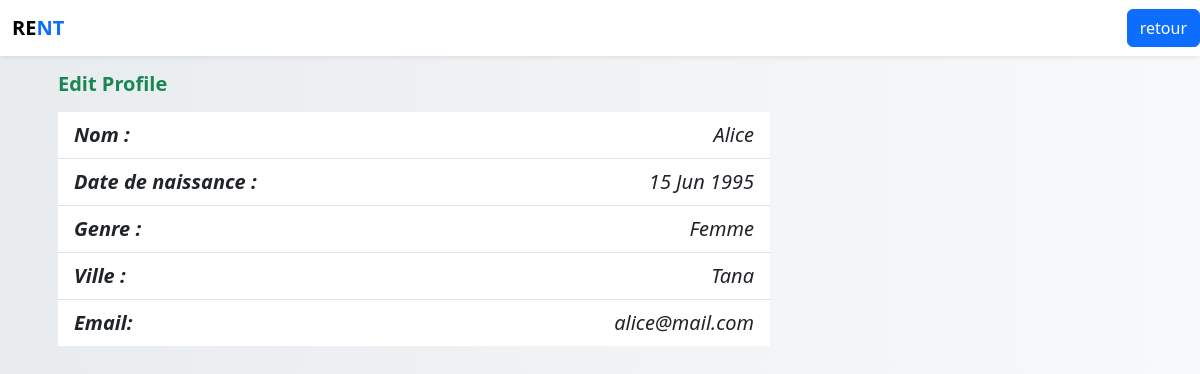
/pages/profil.php?num=1, run on the app's committed database.
### tables this page shows
CREATE TABLE s2_membre
(
    id_membre int primary key AUTO_INCREMENT,
    nom char(25),
    date_de_naissance date,
    genre char(10),
    Email varchar(70),
    ville char(25),
    MotDepasse varchar(20),
    image_profil varchar(200)    
);

### includer/connection.php (called while the page is built, shortened)
<?php
function dbconnect()
{
    static $connect = null;
    if ($connect === null) {
        $connect = mysqli_connect('localhost', 'root', '', 'db_s2_ETU003993');
        mysqli_set_charset($connect, 'utf8mb4');
    }
    return $connect;
}
?>

### includer/fonction.php (called while the page is built, shortened)
<?php
require("connection.php");
function profil($num){
    $requette = "SELECT * FROM s2_membre
    WHERE id_membre = '$num'";
    $resultat = mysqli_query(dbconnect(), $requette);
    $val = mysqli_fetch_assoc($resultat);
    return $val;
}
?>

### pages/profil.php (the view, shortened to what this page needs)
<?php
require("../includer/fonction.php");
$num=$_GET["num"];
$donne=profil($num);
?>
<!DOCTYPE html>
<html lang="en">
<head>
    <link href="../assets/css/bootstrap.min.css" rel="stylesheet">
    <link rel="stylesheet" href="../assets/css/styles.css">
</head>
<body class="bg-light">
<nav class="navbar navbar-expand-lg navbar-light bg-white shadow-sm">
  <div class="container">
    <a class="navbar-brand fw-bold" href="#">RE<span class="text-primary">NT</span>
    </a>
  </div>
  <a href="accueil.php" class="btn btn-primary ms-2">retour</a>
</nav>
    <div class="container">
    <div class="col-md-8 p-3">
    <h5 class="mb-3 fw-bold text-success">Edit Profile</h5>
    <ul class="list-group list-group-flush">
        <li class="list-group-item d-flex justify-content-between align-items-center fs-5 fst-italic">
            <strong>Nom :</strong><?= $donne['nom'] ?>
        </li>
        <li class="list-group-item d-flex justify-content-between align-items-center fs-5 fst-italic">
            <strong>Date de naissance :</strong><?= date('d M Y', strtotime($donne['date_de_naissance'])); ?>
        </li>
        <li class="list-group-item d-flex justify-content-between align-items-center fs-5 fst-italic">
            <strong>Genre :</strong><?= $donne['genre'] ?>
        </li>
        <li class="list-group-item d-flex justify-content-between align-items-center fs-5 fst-italic">
            <strong>Ville :</strong><?= $donne['ville'] ?>
        </li>
        <li class="list-group-item d-flex justify-content-between align-items-center fs-5 fst-italic">
            <strong>Email:</strong><?= $donne['Email'] ?>
        </li>
    </ul>
</div>
    </div>
</body>
</html>

### assets/css/styles.css (style rules this page uses)
:root { --primary: #0d6efd; --secondary: #6c757d; --light: #f8f9fa; --dark: #212529; --accent: #6610f2; --danger: #dc3545; }
body { font-family: 'Segoe UI', Tahoma, Geneva, Verdana, sans-serif; background: linear-gradient(to right, #e9ecef, #f8f9fa); margin: 0; padding: 0; }

### data on the page
s2_membre: nom "Alice", date_de_naissance "15 Jun 1995", genre "Femme", ville "Tana", Email "alice@mail.com"
